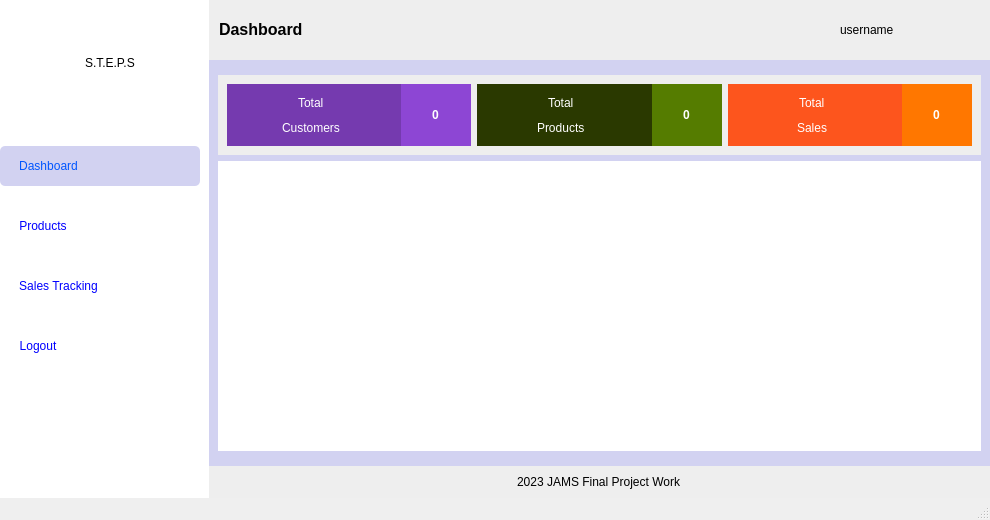
<?xml version="1.0" encoding="UTF-8"?>
<ui version="4.0">
 <class>MainWindow</class>
 <widget class="QMainWindow" name="MainWindow">
  <property name="geometry">
   <rect>
    <x>0</x>
    <y>0</y>
    <width>990</width>
    <height>520</height>
   </rect>
  </property>
  <property name="windowTitle">
   <string>Dashboard</string>
  </property>
  <property name="styleSheet">
   <string notr="true">MainWindow{
	background-color: #ffe135
}</string>
  </property>
  <widget class="QWidget" name="centralwidget">
   <property name="styleSheet">
    <string notr="true">background-color: rgb(255, 255, 255);</string>
   </property>
   <layout class="QHBoxLayout" name="horizontalLayout">
    <property name="spacing">
     <number>9</number>
    </property>
    <property name="leftMargin">
     <number>0</number>
    </property>
    <property name="topMargin">
     <number>0</number>
    </property>
    <property name="rightMargin">
     <number>0</number>
    </property>
    <property name="bottomMargin">
     <number>0</number>
    </property>
    <item alignment="Qt::AlignTop">
     <widget class="QWidget" name="widget_2" native="true">
      <property name="sizePolicy">
       <sizepolicy hsizetype="Preferred" vsizetype="Maximum">
        <horstretch>0</horstretch>
        <verstretch>0</verstretch>
       </sizepolicy>
      </property>
      <property name="minimumSize">
       <size>
        <width>200</width>
        <height>400</height>
       </size>
      </property>
      <property name="maximumSize">
       <size>
        <width>200</width>
        <height>800</height>
       </size>
      </property>
      <property name="styleSheet">
       <string notr="true">border-radius: 5px;</string>
      </property>
      <layout class="QVBoxLayout" name="verticalLayout">
       <property name="leftMargin">
        <number>0</number>
       </property>
       <property name="topMargin">
        <number>0</number>
       </property>
       <property name="rightMargin">
        <number>0</number>
       </property>
       <property name="bottomMargin">
        <number>0</number>
       </property>
       <item>
        <widget class="QWidget" name="widget" native="true">
         <property name="sizePolicy">
          <sizepolicy hsizetype="Expanding" vsizetype="Expanding">
           <horstretch>0</horstretch>
           <verstretch>0</verstretch>
          </sizepolicy>
         </property>
         <property name="maximumSize">
          <size>
           <width>16777215</width>
           <height>90</height>
          </size>
         </property>
         <property name="styleSheet">
          <string notr="true"/>
         </property>
         <layout class="QHBoxLayout" name="horizontalLayout_4">
          <item>
           <widget class="QLabel" name="label_2">
            <property name="sizePolicy">
             <sizepolicy hsizetype="Maximum" vsizetype="Maximum">
              <horstretch>0</horstretch>
              <verstretch>0</verstretch>
             </sizepolicy>
            </property>
            <property name="maximumSize">
             <size>
              <width>70</width>
              <height>70</height>
             </size>
            </property>
            <property name="text">
             <string/>
            </property>
            <property name="pixmap">
             <pixmap>../icons/point-of-sale.png</pixmap>
            </property>
            <property name="scaledContents">
             <bool>true</bool>
            </property>
           </widget>
          </item>
          <item>
           <widget class="QLabel" name="label">
            <property name="styleSheet">
             <string notr="true">font: 81 16pt &quot;Open Sans ExtraBold&quot;;</string>
            </property>
            <property name="text">
             <string>S.T.E.P.S</string>
            </property>
           </widget>
          </item>
         </layout>
        </widget>
       </item>
       <item>
        <widget class="QWidget" name="widget_3" native="true">
         <property name="maximumSize">
          <size>
           <width>16777215</width>
           <height>250</height>
          </size>
         </property>
         <layout class="QVBoxLayout" name="verticalLayout_26">
          <property name="leftMargin">
           <number>0</number>
          </property>
          <property name="topMargin">
           <number>0</number>
          </property>
          <property name="rightMargin">
           <number>0</number>
          </property>
          <property name="bottomMargin">
           <number>0</number>
          </property>
          <item>
           <widget class="QWidget" name="widget_6" native="true">
            <property name="maximumSize">
             <size>
              <width>16777215</width>
              <height>40</height>
             </size>
            </property>
            <property name="styleSheet">
             <string notr="true">background-color: rgb(210, 210, 241);</string>
            </property>
            <layout class="QVBoxLayout" name="verticalLayout_21">
             <property name="leftMargin">
              <number>19</number>
             </property>
             <property name="topMargin">
              <number>0</number>
             </property>
             <property name="rightMargin">
              <number>0</number>
             </property>
             <property name="bottomMargin">
              <number>0</number>
             </property>
             <item alignment="Qt::AlignLeft">
              <widget class="QPushButton" name="dashboard">
               <property name="sizePolicy">
                <sizepolicy hsizetype="Minimum" vsizetype="Expanding">
                 <horstretch>0</horstretch>
                 <verstretch>0</verstretch>
                </sizepolicy>
               </property>
               <property name="styleSheet">
                <string notr="true">font: 75 10pt &quot;MS Shell Dlg 2&quot;;
color: rgb(0, 85, 255);</string>
               </property>
               <property name="text">
                <string>Dashboard</string>
               </property>
               <property name="icon">
                <iconset>
                 <normaloff>../icons/dashboard-report-icon.png</normaloff>../icons/dashboard-report-icon.png</iconset>
               </property>
              </widget>
             </item>
            </layout>
           </widget>
          </item>
          <item>
           <widget class="QWidget" name="widget_20" native="true">
            <property name="maximumSize">
             <size>
              <width>16777215</width>
              <height>40</height>
             </size>
            </property>
            <layout class="QVBoxLayout" name="verticalLayout_22">
             <property name="leftMargin">
              <number>19</number>
             </property>
             <property name="topMargin">
              <number>0</number>
             </property>
             <property name="rightMargin">
              <number>0</number>
             </property>
             <property name="bottomMargin">
              <number>0</number>
             </property>
             <item alignment="Qt::AlignLeft">
              <widget class="QPushButton" name="products">
               <property name="sizePolicy">
                <sizepolicy hsizetype="Expanding" vsizetype="Expanding">
                 <horstretch>0</horstretch>
                 <verstretch>0</verstretch>
                </sizepolicy>
               </property>
               <property name="minimumSize">
                <size>
                 <width>0</width>
                 <height>0</height>
                </size>
               </property>
               <property name="styleSheet">
                <string notr="true">font: 75 10pt &quot;MS Shell Dlg 2&quot;;
color: rgb(0, 0, 255);</string>
               </property>
               <property name="text">
                <string>Products</string>
               </property>
               <property name="icon">
                <iconset>
                 <normaloff>../icons/groceries-icon.png</normaloff>../icons/groceries-icon.png</iconset>
               </property>
              </widget>
             </item>
            </layout>
           </widget>
          </item>
          <item>
           <widget class="QWidget" name="widget_21" native="true">
            <property name="maximumSize">
             <size>
              <width>16777215</width>
              <height>40</height>
             </size>
            </property>
            <layout class="QVBoxLayout" name="verticalLayout_24">
             <property name="leftMargin">
              <number>19</number>
             </property>
             <property name="topMargin">
              <number>0</number>
             </property>
             <property name="rightMargin">
              <number>0</number>
             </property>
             <property name="bottomMargin">
              <number>0</number>
             </property>
             <item alignment="Qt::AlignLeft">
              <widget class="QPushButton" name="cart">
               <property name="sizePolicy">
                <sizepolicy hsizetype="Minimum" vsizetype="Expanding">
                 <horstretch>0</horstretch>
                 <verstretch>0</verstretch>
                </sizepolicy>
               </property>
               <property name="styleSheet">
                <string notr="true">font: 75 10pt &quot;MS Shell Dlg 2&quot;;
color: rgb(0, 0, 255);</string>
               </property>
               <property name="text">
                <string>Sales Tracking</string>
               </property>
               <property name="icon">
                <iconset>
                 <normaloff>../icons/order-placed-purchased-icon.png</normaloff>../icons/order-placed-purchased-icon.png</iconset>
               </property>
              </widget>
             </item>
            </layout>
           </widget>
          </item>
          <item>
           <widget class="QWidget" name="widget_23" native="true">
            <property name="maximumSize">
             <size>
              <width>16777215</width>
              <height>40</height>
             </size>
            </property>
            <layout class="QVBoxLayout" name="verticalLayout_25">
             <property name="leftMargin">
              <number>19</number>
             </property>
             <property name="topMargin">
              <number>0</number>
             </property>
             <property name="rightMargin">
              <number>0</number>
             </property>
             <property name="bottomMargin">
              <number>0</number>
             </property>
             <item alignment="Qt::AlignLeft">
              <widget class="QPushButton" name="logout">
               <property name="sizePolicy">
                <sizepolicy hsizetype="Minimum" vsizetype="Expanding">
                 <horstretch>0</horstretch>
                 <verstretch>0</verstretch>
                </sizepolicy>
               </property>
               <property name="styleSheet">
                <string notr="true">font: 75 10pt &quot;MS Shell Dlg 2&quot;;
color: rgb(0, 0, 255);</string>
               </property>
               <property name="text">
                <string>Logout</string>
               </property>
               <property name="icon">
                <iconset>
                 <normaloff>../icons/sign-out-icon.png</normaloff>../icons/sign-out-icon.png</iconset>
               </property>
              </widget>
             </item>
            </layout>
           </widget>
          </item>
         </layout>
        </widget>
       </item>
      </layout>
     </widget>
    </item>
    <item>
     <widget class="QWidget" name="widget_9" native="true">
      <property name="styleSheet">
       <string notr="true">background-color: rgb(210, 210, 241);</string>
      </property>
      <layout class="QVBoxLayout" name="verticalLayout_9">
       <property name="leftMargin">
        <number>0</number>
       </property>
       <property name="topMargin">
        <number>0</number>
       </property>
       <property name="rightMargin">
        <number>0</number>
       </property>
       <property name="bottomMargin">
        <number>0</number>
       </property>
       <item>
        <widget class="QWidget" name="widget_5" native="true">
         <property name="minimumSize">
          <size>
           <width>0</width>
           <height>60</height>
          </size>
         </property>
         <property name="styleSheet">
          <string notr="true">background-color: rgb(238, 238, 238);</string>
         </property>
         <layout class="QHBoxLayout" name="horizontalLayout_3">
          <property name="leftMargin">
           <number>0</number>
          </property>
          <property name="topMargin">
           <number>0</number>
          </property>
          <property name="rightMargin">
           <number>0</number>
          </property>
          <property name="bottomMargin">
           <number>0</number>
          </property>
          <item>
           <widget class="QLabel" name="label_3">
            <property name="styleSheet">
             <string notr="true">font: 81 8pt &quot;Open Sans ExtraBold&quot;;</string>
            </property>
            <property name="text">
             <string>&lt;html&gt;&lt;head/&gt;&lt;body&gt;&lt;p&gt;&lt;span style=&quot; font-size:12pt; font-weight:600;&quot;&gt;  Dashboard&lt;/span&gt;&lt;/p&gt;&lt;/body&gt;&lt;/html&gt;</string>
            </property>
            <property name="margin">
             <number>3</number>
            </property>
            <property name="indent">
             <number>10</number>
            </property>
           </widget>
          </item>
          <item>
           <widget class="QLabel" name="image">
            <property name="minimumSize">
             <size>
              <width>45</width>
              <height>45</height>
             </size>
            </property>
            <property name="maximumSize">
             <size>
              <width>50</width>
              <height>50</height>
             </size>
            </property>
            <property name="styleSheet">
             <string notr="true">border-radius: 50% !important;</string>
            </property>
            <property name="text">
             <string/>
            </property>
            <property name="pixmap">
             <pixmap>../../../../../Pictures/dall-e-2.jpg</pixmap>
            </property>
            <property name="scaledContents">
             <bool>true</bool>
            </property>
           </widget>
          </item>
          <item>
           <widget class="QLabel" name="username">
            <property name="minimumSize">
             <size>
              <width>0</width>
              <height>0</height>
             </size>
            </property>
            <property name="maximumSize">
             <size>
              <width>150</width>
              <height>16777215</height>
             </size>
            </property>
            <property name="styleSheet">
             <string notr="true">font: 12pt &quot;Lucida Sans Unicode&quot;;</string>
            </property>
            <property name="text">
             <string>username</string>
            </property>
           </widget>
          </item>
         </layout>
        </widget>
       </item>
       <item>
        <widget class="QWidget" name="widget_10" native="true">
         <property name="sizePolicy">
          <sizepolicy hsizetype="Expanding" vsizetype="Expanding">
           <horstretch>0</horstretch>
           <verstretch>0</verstretch>
          </sizepolicy>
         </property>
         <property name="minimumSize">
          <size>
           <width>475</width>
           <height>198</height>
          </size>
         </property>
         <layout class="QVBoxLayout" name="verticalLayout_6">
          <item>
           <widget class="QWidget" name="widget_25" native="true">
            <property name="sizePolicy">
             <sizepolicy hsizetype="Preferred" vsizetype="Expanding">
              <horstretch>0</horstretch>
              <verstretch>0</verstretch>
             </sizepolicy>
            </property>
            <property name="maximumSize">
             <size>
              <width>16777215</width>
              <height>80</height>
             </size>
            </property>
            <layout class="QVBoxLayout" name="verticalLayout_13">
             <property name="leftMargin">
              <number>0</number>
             </property>
             <property name="topMargin">
              <number>0</number>
             </property>
             <property name="rightMargin">
              <number>0</number>
             </property>
             <property name="bottomMargin">
              <number>0</number>
             </property>
             <item>
              <widget class="QWidget" name="widget_4" native="true">
               <property name="sizePolicy">
                <sizepolicy hsizetype="Preferred" vsizetype="Expanding">
                 <horstretch>0</horstretch>
                 <verstretch>0</verstretch>
                </sizepolicy>
               </property>
               <property name="maximumSize">
                <size>
                 <width>16777215</width>
                 <height>80</height>
                </size>
               </property>
               <property name="styleSheet">
                <string notr="true">background-color: rgb(238, 238, 238);</string>
               </property>
               <layout class="QHBoxLayout" name="horizontalLayout_2">
                <item>
                 <widget class="QFrame" name="frame_8">
                  <property name="styleSheet">
                   <string notr="true">background-color: rgb(117, 58, 175);</string>
                  </property>
                  <layout class="QHBoxLayout" name="horizontalLayout_5">
                   <property name="leftMargin">
                    <number>0</number>
                   </property>
                   <property name="topMargin">
                    <number>0</number>
                   </property>
                   <property name="rightMargin">
                    <number>0</number>
                   </property>
                   <property name="bottomMargin">
                    <number>0</number>
                   </property>
                   <item>
                    <widget class="QWidget" name="widget_14" native="true">
                     <layout class="QVBoxLayout" name="verticalLayout_3">
                      <item alignment="Qt::AlignHCenter">
                       <widget class="QLabel" name="label_4">
                        <property name="styleSheet">
                         <string notr="true">color: rgb(255, 255, 255);
font: 8pt &quot;MS Shell Dlg 2&quot;;</string>
                        </property>
                        <property name="text">
                         <string>Total</string>
                        </property>
                       </widget>
                      </item>
                      <item alignment="Qt::AlignHCenter">
                       <widget class="QLabel" name="label_10">
                        <property name="styleSheet">
                         <string notr="true">color: rgb(255, 255, 255);
font: 14pt &quot;Myanmar Text&quot;;</string>
                        </property>
                        <property name="text">
                         <string>Customers</string>
                        </property>
                       </widget>
                      </item>
                     </layout>
                    </widget>
                   </item>
                   <item>
                    <widget class="QWidget" name="widget_8" native="true">
                     <property name="maximumSize">
                      <size>
                       <width>70</width>
                       <height>16777215</height>
                      </size>
                     </property>
                     <property name="styleSheet">
                      <string notr="true">background-color: rgb(141, 70, 212);
font: 75 12pt &quot;MS Shell Dlg 2&quot;;</string>
                     </property>
                     <layout class="QVBoxLayout" name="verticalLayout_4">
                      <item alignment="Qt::AlignHCenter">
                       <widget class="QLabel" name="customers_2">
                        <property name="styleSheet">
                         <string notr="true">color: rgb(255, 255, 255);
font: 75 22pt &quot;Open Sans Extrabold&quot;;</string>
                        </property>
                        <property name="text">
                         <string>&lt;html&gt;&lt;head/&gt;&lt;body&gt;&lt;p align=&quot;center&quot;&gt;&lt;span style=&quot; font-weight:600;&quot;&gt;0&lt;/span&gt;&lt;/p&gt;&lt;/body&gt;&lt;/html&gt;</string>
                        </property>
                       </widget>
                      </item>
                     </layout>
                    </widget>
                   </item>
                  </layout>
                 </widget>
                </item>
                <item>
                 <widget class="QWidget" name="widget_11" native="true">
                  <property name="styleSheet">
                   <string notr="true">background-color: rgb(42, 57, 0);</string>
                  </property>
                  <layout class="QHBoxLayout" name="horizontalLayout_10">
                   <property name="leftMargin">
                    <number>0</number>
                   </property>
                   <property name="topMargin">
                    <number>0</number>
                   </property>
                   <property name="rightMargin">
                    <number>0</number>
                   </property>
                   <property name="bottomMargin">
                    <number>0</number>
                   </property>
                   <item>
                    <widget class="QWidget" name="widget_27" native="true">
                     <layout class="QVBoxLayout" name="verticalLayout_14">
                      <item alignment="Qt::AlignHCenter">
                       <widget class="QLabel" name="label_24">
                        <property name="styleSheet">
                         <string notr="true">color: rgb(255, 255, 255);
font: 8pt &quot;MS Shell Dlg 2&quot;;</string>
                        </property>
                        <property name="text">
                         <string>Total</string>
                        </property>
                       </widget>
                      </item>
                      <item alignment="Qt::AlignHCenter">
                       <widget class="QLabel" name="label_5">
                        <property name="styleSheet">
                         <string notr="true">color: rgb(255, 255, 255);
font: 14pt &quot;Myanmar Text&quot;;</string>
                        </property>
                        <property name="text">
                         <string>Products</string>
                        </property>
                       </widget>
                      </item>
                     </layout>
                    </widget>
                   </item>
                   <item>
                    <widget class="QWidget" name="widget_26" native="true">
                     <property name="maximumSize">
                      <size>
                       <width>70</width>
                       <height>16777215</height>
                      </size>
                     </property>
                     <property name="styleSheet">
                      <string notr="true">background-color: rgb(85, 124, 0);</string>
                     </property>
                     <layout class="QHBoxLayout" name="horizontalLayout_11">
                      <property name="leftMargin">
                       <number>0</number>
                      </property>
                      <property name="topMargin">
                       <number>0</number>
                      </property>
                      <property name="rightMargin">
                       <number>0</number>
                      </property>
                      <property name="bottomMargin">
                       <number>0</number>
                      </property>
                      <item alignment="Qt::AlignHCenter">
                       <widget class="QLabel" name="product">
                        <property name="styleSheet">
                         <string notr="true">color: rgb(255, 255, 255);
font: 75 22pt &quot;Open Sans Extrabold&quot;;</string>
                        </property>
                        <property name="text">
                         <string>&lt;html&gt;&lt;head/&gt;&lt;body&gt;&lt;p align=&quot;center&quot;&gt;&lt;span style=&quot; font-weight:600;&quot;&gt;0&lt;/span&gt;&lt;/p&gt;&lt;/body&gt;&lt;/html&gt;</string>
                        </property>
                       </widget>
                      </item>
                     </layout>
                    </widget>
                   </item>
                  </layout>
                 </widget>
                </item>
                <item>
                 <widget class="QWidget" name="widget_12" native="true">
                  <property name="styleSheet">
                   <string notr="true">background-color: rgb(253, 85, 29);</string>
                  </property>
                  <layout class="QHBoxLayout" name="horizontalLayout_12">
                   <property name="leftMargin">
                    <number>0</number>
                   </property>
                   <property name="topMargin">
                    <number>0</number>
                   </property>
                   <property name="rightMargin">
                    <number>0</number>
                   </property>
                   <property name="bottomMargin">
                    <number>0</number>
                   </property>
                   <item>
                    <widget class="QWidget" name="widget_28" native="true">
                     <layout class="QVBoxLayout" name="verticalLayout_15">
                      <item alignment="Qt::AlignHCenter">
                       <widget class="QLabel" name="label_9">
                        <property name="styleSheet">
                         <string notr="true">color: rgb(255, 255, 255);
font: 8pt &quot;MS Shell Dlg 2&quot;;</string>
                        </property>
                        <property name="text">
                         <string>Total</string>
                        </property>
                       </widget>
                      </item>
                      <item alignment="Qt::AlignHCenter">
                       <widget class="QLabel" name="label_26">
                        <property name="styleSheet">
                         <string notr="true">color: rgb(255, 255, 255);
font: 14pt &quot;Myanmar Text&quot;;</string>
                        </property>
                        <property name="text">
                         <string>Sales</string>
                        </property>
                       </widget>
                      </item>
                     </layout>
                    </widget>
                   </item>
                   <item>
                    <widget class="QWidget" name="widget_29" native="true">
                     <property name="maximumSize">
                      <size>
                       <width>70</width>
                       <height>16777215</height>
                      </size>
                     </property>
                     <property name="styleSheet">
                      <string notr="true">background-color: rgb(255, 119, 0);</string>
                     </property>
                     <layout class="QHBoxLayout" name="horizontalLayout_13">
                      <property name="leftMargin">
                       <number>0</number>
                      </property>
                      <property name="topMargin">
                       <number>0</number>
                      </property>
                      <property name="rightMargin">
                       <number>0</number>
                      </property>
                      <property name="bottomMargin">
                       <number>0</number>
                      </property>
                      <item alignment="Qt::AlignHCenter">
                       <widget class="QLabel" name="cart_2">
                        <property name="styleSheet">
                         <string notr="true">color: rgb(255, 255, 255);
font: 75 22pt &quot;Open Sans Extrabold&quot;;</string>
                        </property>
                        <property name="text">
                         <string>&lt;html&gt;&lt;head/&gt;&lt;body&gt;&lt;p align=&quot;center&quot;&gt;&lt;span style=&quot; font-weight:600;&quot;&gt;0&lt;/span&gt;&lt;/p&gt;&lt;/body&gt;&lt;/html&gt;</string>
                        </property>
                       </widget>
                      </item>
                     </layout>
                    </widget>
                   </item>
                  </layout>
                 </widget>
                </item>
               </layout>
              </widget>
             </item>
            </layout>
           </widget>
          </item>
          <item>
           <widget class="PlotWidget" name="graphWidget" native="true">
            <property name="sizePolicy">
             <sizepolicy hsizetype="Preferred" vsizetype="Expanding">
              <horstretch>0</horstretch>
              <verstretch>0</verstretch>
             </sizepolicy>
            </property>
            <property name="styleSheet">
             <string notr="true">background-color: rgb(255, 255, 255);</string>
            </property>
            <layout class="QVBoxLayout" name="verticalLayout_5"/>
           </widget>
          </item>
         </layout>
        </widget>
       </item>
       <item>
        <widget class="QWidget" name="widget_13" native="true">
         <property name="styleSheet">
          <string notr="true">background-color: rgb(238, 238, 238);</string>
         </property>
         <layout class="QVBoxLayout" name="verticalLayout_2">
          <item alignment="Qt::AlignHCenter">
           <widget class="QLabel" name="label_8">
            <property name="text">
             <string>2023 JAMS Final Project Work</string>
            </property>
           </widget>
          </item>
         </layout>
        </widget>
       </item>
      </layout>
     </widget>
    </item>
   </layout>
  </widget>
  <widget class="QStatusBar" name="statusbar"/>
  <widget class="QMenuBar" name="menubar">
   <property name="geometry">
    <rect>
     <x>0</x>
     <y>0</y>
     <width>990</width>
     <height>21</height>
    </rect>
   </property>
  </widget>
 </widget>
 <customwidgets>
  <customwidget>
   <class>PlotWidget</class>
   <extends>QWidget</extends>
   <header>pyqtgraph</header>
   <container>1</container>
  </customwidget>
 </customwidgets>
 <resources>
  <include location="../resources.qrc"/>
 </resources>
 <connections/>
</ui>
